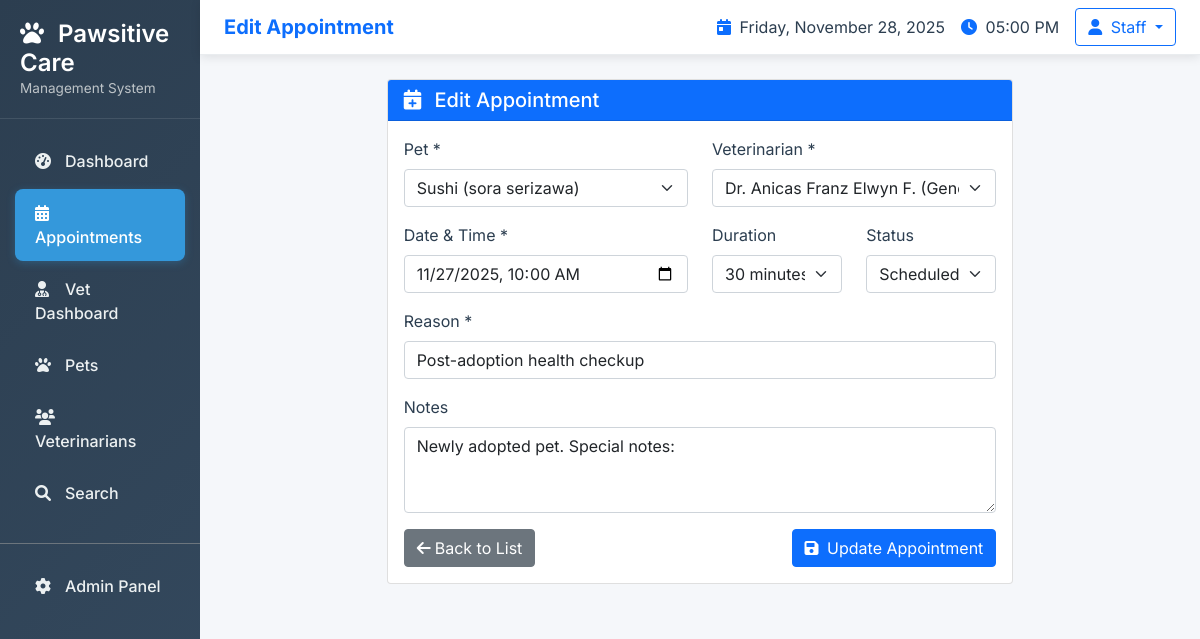
Page /appointments/4/edit/ on the committed database.
### veterinary/models.py (models this page shows, shortened)
class BaseModel(models.Model):
    created_at = models.DateTimeField(auto_now_add=True)
    updated_at = models.DateTimeField(auto_now=True)
    class Meta:
        abstract = True

class Appointment(BaseModel):
    STATUS_CHOICES = [
        ('scheduled', 'Scheduled'),
        ('confirmed', 'Confirmed'),
        ('in_progress', 'In Progress'),
        ('completed', 'Completed'),
        ('cancelled', 'Cancelled'),
        ('no_show', 'No Show'),
    ]
    pet = models.ForeignKey(Pet, on_delete=models.CASCADE, related_name='appointments')
    vet = models.ForeignKey(Vet, on_delete=models.CASCADE, related_name='appointments')
    date = models.DateTimeField()
    duration_minutes = models.IntegerField(default=30, choices=[(30, '30 minutes'), (60, '60 minutes'), (90, '90 minutes')])
    reason = models.CharField(max_length=255)
    status = models.CharField(max_length=20, choices=STATUS_CHOICES, default='scheduled')
    google_calendar_event_id = models.CharField(max_length=255, blank=True, null=True)
    notes = models.TextField(blank=True, null=True)
    class Meta:
        ordering = ['-date']
        verbose_name = "Appointment"
        verbose_name_plural = "Appointments"

### veterinary/views.py (the view)
# urls.py: path('appointments/<int:pk>/edit/', views.appointment_update, name='appointment_update'),
def appointment_update(request, pk):
    appointment = get_object_or_404(Appointment, pk=pk)
    if request.method == 'POST':
        form = AppointmentForm(request.POST, instance=appointment)
        if form.is_valid():
            form.save()
            messages.success(request, 'Appointment updated successfully')
            return redirect('appointment_list')
        else:
            messages.error(request, 'Please correct the errors below.')
    else:
        form = AppointmentForm(instance=appointment)
    context = {'form': form, 'appointment': appointment, 'title': 'Edit Appointment'}
    return render(request, 'veterinary/appointment_form.html', context)

### veterinary/models.py (called while the page is built)
    def __str__(self):
        return f"Dr. {self.name} ({self.get_specialization_display()})"

    def __str__(self):
        return f"{self.name} ({self.owner_name})"

### veterinary/templates/veterinary/appointment_form.html (shortened to what this page needs)
{% extends 'veterinary/base.html' %}
{% block page_title %}{{ title }}{% endblock %}
{% block content %}
<div class="row justify-content-center">
    <div class="col-lg-8">
        <div class="card">
            <div class="card-header bg-primary text-white">
                <h5 class="mb-0">
                    <i class="fas fa-calendar-plus me-2"></i>
                    {{ title }}
                </h5>
            </div>
            <div class="card-body">
                <form method="post">
                    <div class="row">
                        <div class="col-md-6">
                            <div class="mb-3">
                                <label class="form-label">Pet *</label>
                                {{ form.pet }}
                            </div>
                        </div>
                        <div class="col-md-6">
                            <div class="mb-3">
                                <label class="form-label">Veterinarian *</label>
                                {{ form.vet }}
                            </div>
                        </div>
                    </div>
                    <div class="row">
                        <div class="col-md-6">
                            <div class="mb-3">
                                <label class="form-label">Date & Time *</label>
                                {{ form.date }}
                            </div>
                        </div>
                        <div class="col-md-3">
                            <div class="mb-3">
                                <label class="form-label">Duration</label>
                                {{ form.duration_minutes }}
                            </div>
                        </div>
                        <div class="col-md-3">
                            <div class="mb-3">
                                <label class="form-label">Status</label>
                                {{ form.status }}
                            </div>
                        </div>
                    </div>
                    <div class="mb-3">
                        <label class="form-label">Reason *</label>
                        {{ form.reason }}
                    </div>
                    <div class="mb-3">
                        <label class="form-label">Notes</label>
                        {{ form.notes }}
                    </div>
                    <div class="d-flex justify-content-between">
                        <a href="{% url 'appointment_list' %}" class="btn btn-secondary">
                            <i class="fas fa-arrow-left me-1"></i>Back to List
                        </a>
                        <button type="submit" class="btn btn-primary">
                            <i class="fas fa-save me-1"></i>
                            {% if appointment %}Update{% else %}Schedule{% endif %} Appointment
                        </button>
                    </div>
                </form>
            </div>
        </div>
    </div>
</div>
{% endblock %}

### veterinary/templates/veterinary/base.html (style rules this page uses)
:root { --primary: #3498db; --secondary: #2c3e50; --success: #27ae60; --info: #17a2b8; --warning: #f39c12; --danger: #e74c3c; --light: #f8f9fa; --dark: #343a40; }
body { font-family: 'Inter', sans-serif; background-color: #f5f7fa; color: #2c3e50; }

### rows in the picture
Appointment: pet "Sushi (sora serizawa)", vet "Dr. Anicas Franz Elwyn F. (General Practice)", date "11/27/2025 10:00", duration_minutes "30 minutes", status "Scheduled", reason "Post-adoption health checkup", notes "Newly adopted pet. Special notes:"

### other values in the picture
{{ title }} "Edit Appointment"
